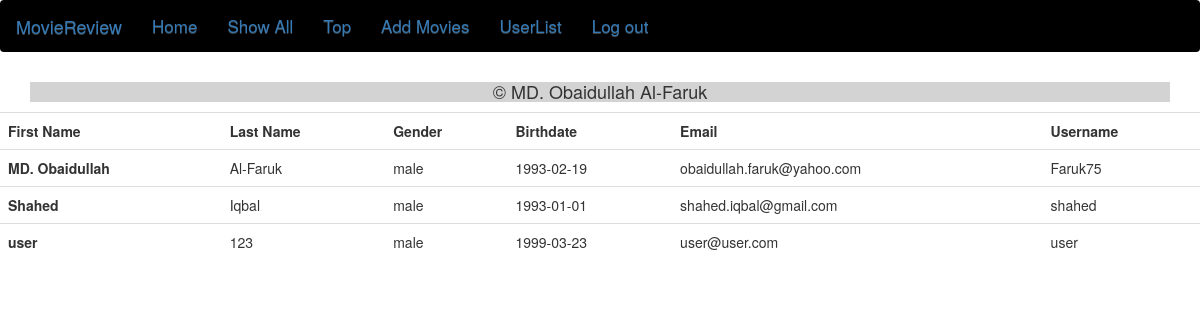
Screenshot of /userList.php with the database file from the repository.
### tables this page shows
CREATE TABLE `user` (
  `uid` int(11) NOT NULL,
  `firstname` varchar(25) NOT NULL,
  `lastname` varchar(25) NOT NULL,
  `gen` varchar(10) NOT NULL,
  `birthdate` date NOT NULL,
  `email` text NOT NULL,
  `username` varchar(30) NOT NULL,
  `pass` varchar(999) NOT NULL
);

### userList.php (the view, shortened to what this page needs)
<?php
include 'connection.php';
?>
<!DOCTYPE html>
<html>
<head>
       <link rel="stylesheet" href="https://maxcdn.bootstrapcdn.com/bootstrap/3.3.7/css/bootstrap.min.css">
     <link rel="stylesheet" href="https://maxcdn.bootstrapcdn.com/bootstrap/3.3.7/css/bootstrap-theme.min.css">
    <link rel="stylesheet" type="text/css" href="css/style.css">
</head>
<body>
   <?php
		$sql = "SELECT * FROM user";
		$result = mysqli_query($conn, $sql);
		if (mysqli_num_rows($result) > 0) {
			 echo '<table class="table table-hover">
    <tr>
       <th>First Name</th>
       <th>Last Name</th>
       <th>Gender</th>
       <th>Birthdate</th>
       <th>Email</th>
       <th>Username</th>
    </tr> ';
		    while($row = mysqli_fetch_assoc($result)) {
		        echo " <tr>";
                    echo "<td>";
                    echo "<b>" .$row["firstname"] . "</b>";
                    echo "</td>";
                   echo "<td>"; echo $row["lastname"]; echo "</td>";
                    echo "<td>"; echo $row["gen"]; echo "</td>";
                  echo "<td>"; echo  $row["birthdate"]; echo "</td>";
                   echo "<td>"; echo $row["email"]; echo "</td>";
                  echo "<td>";  echo $row["username"]; echo "</td>";
		    }
		} else {
		    echo "0 results";
		} echo " </tr>";
?>
   <footer>
       <div class="container">
  <h4 style="text-align: center; background-color: lightgrey; width: 100%;"> &copy; MD. Obaidullah Al-Faruk</h4>
       </div>
   </footer>
</body>
</html>

### css/style.css (style rules this page uses)
.navigation { background-color: black; font-size: 17px; }

### rows the page displays
user: firstname "MD. Obaidullah", lastname "Al-Faruk", gen "male", birthdate "1993-02-19", email "obaidullah.faruk@yahoo.com", username "Faruk75"
user: firstname "Shahed", lastname "Iqbal", gen "male", birthdate "1993-01-01", email "shahed.iqbal@gmail.com", username "shahed"
user: firstname "user", lastname "123", gen "male", birthdate "1999-03-23", email "user@user.com", username "user"
